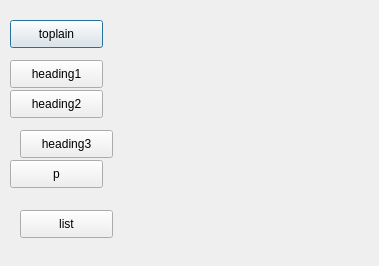
<?xml version="1.0" encoding="UTF-8"?>
<ui version="4.0">
 <class>chooseModal</class>
 <widget class="QDialog" name="chooseModal">
  <property name="geometry">
   <rect>
    <x>0</x>
    <y>0</y>
    <width>379</width>
    <height>266</height>
   </rect>
  </property>
  <property name="font">
   <font>
    <family>Arial</family>
    <weight>50</weight>
    <bold>false</bold>
   </font>
  </property>
  <property name="windowTitle">
   <string>Dialog</string>
  </property>
  <property name="layoutDirection">
   <enum>Qt::LeftToRight</enum>
  </property>
  <property name="autoFillBackground">
   <bool>false</bool>
  </property>
  <widget class="QPushButton" name="toPlain">
   <property name="geometry">
    <rect>
     <x>10</x>
     <y>20</y>
     <width>93</width>
     <height>28</height>
    </rect>
   </property>
   <property name="text">
    <string>toplain</string>
   </property>
  </widget>
  <widget class="QPushButton" name="heading1">
   <property name="geometry">
    <rect>
     <x>10</x>
     <y>60</y>
     <width>93</width>
     <height>28</height>
    </rect>
   </property>
   <property name="text">
    <string>heading1</string>
   </property>
  </widget>
  <widget class="QPushButton" name="pushButton_2">
   <property name="geometry">
    <rect>
     <x>10</x>
     <y>90</y>
     <width>93</width>
     <height>28</height>
    </rect>
   </property>
   <property name="text">
    <string>heading2</string>
   </property>
  </widget>
  <widget class="QPushButton" name="pushButton_3">
   <property name="geometry">
    <rect>
     <x>20</x>
     <y>130</y>
     <width>93</width>
     <height>28</height>
    </rect>
   </property>
   <property name="text">
    <string>heading3</string>
   </property>
  </widget>
  <widget class="QPushButton" name="pushButton_4">
   <property name="geometry">
    <rect>
     <x>10</x>
     <y>160</y>
     <width>93</width>
     <height>28</height>
    </rect>
   </property>
   <property name="text">
    <string>p</string>
   </property>
  </widget>
  <widget class="QPushButton" name="pushButton_5">
   <property name="geometry">
    <rect>
     <x>20</x>
     <y>210</y>
     <width>93</width>
     <height>28</height>
    </rect>
   </property>
   <property name="text">
    <string>list</string>
   </property>
  </widget>
 </widget>
 <resources/>
 <connections/>
</ui>
